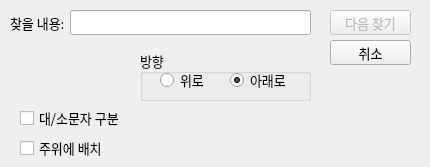
<?xml version="1.0" encoding="UTF-8"?>
<ui version="4.0">
 <class>Dialog</class>
 <widget class="QDialog" name="Dialog">
  <property name="enabled">
   <bool>true</bool>
  </property>
  <property name="geometry">
   <rect>
    <x>0</x>
    <y>0</y>
    <width>430</width>
    <height>167</height>
   </rect>
  </property>
  <property name="font">
   <font>
    <family>나눔고딕OTF</family>
    <pointsize>10</pointsize>
    <kerning>true</kerning>
   </font>
  </property>
  <property name="windowTitle">
   <string>찾기</string>
  </property>
  <property name="modal">
   <bool>false</bool>
  </property>
  <widget class="QLabel" name="label_findstr">
   <property name="geometry">
    <rect>
     <x>10</x>
     <y>10</y>
     <width>56</width>
     <height>25</height>
    </rect>
   </property>
   <property name="font">
    <font>
     <family>나눔고딕OTF</family>
     <pointsize>10</pointsize>
    </font>
   </property>
   <property name="text">
    <string>찾을 내용:</string>
   </property>
  </widget>
  <widget class="QLineEdit" name="lineEdit">
   <property name="enabled">
    <bool>true</bool>
   </property>
   <property name="geometry">
    <rect>
     <x>70</x>
     <y>10</y>
     <width>241</width>
     <height>25</height>
    </rect>
   </property>
  </widget>
  <widget class="QPushButton" name="pushButton_findnext">
   <property name="enabled">
    <bool>false</bool>
   </property>
   <property name="geometry">
    <rect>
     <x>330</x>
     <y>10</y>
     <width>81</width>
     <height>25</height>
    </rect>
   </property>
   <property name="font">
    <font>
     <family>나눔고딕OTF</family>
     <pointsize>10</pointsize>
    </font>
   </property>
   <property name="text">
    <string>다음 찾기</string>
   </property>
  </widget>
  <widget class="QPushButton" name="pushButton_cancle">
   <property name="enabled">
    <bool>true</bool>
   </property>
   <property name="geometry">
    <rect>
     <x>330</x>
     <y>40</y>
     <width>81</width>
     <height>25</height>
    </rect>
   </property>
   <property name="font">
    <font>
     <family>나눔고딕OTF</family>
     <pointsize>10</pointsize>
    </font>
   </property>
   <property name="text">
    <string>취소</string>
   </property>
  </widget>
  <widget class="QCheckBox" name="checkBox_CaseSenesitive">
   <property name="enabled">
    <bool>true</bool>
   </property>
   <property name="geometry">
    <rect>
     <x>20</x>
     <y>110</y>
     <width>111</width>
     <height>16</height>
    </rect>
   </property>
   <property name="text">
    <string>대/소문자 구분</string>
   </property>
  </widget>
  <widget class="QCheckBox" name="checkBox_2">
   <property name="geometry">
    <rect>
     <x>20</x>
     <y>140</y>
     <width>111</width>
     <height>16</height>
    </rect>
   </property>
   <property name="text">
    <string>주위에 배치</string>
   </property>
  </widget>
  <widget class="QGroupBox" name="groupBox">
   <property name="geometry">
    <rect>
     <x>140</x>
     <y>50</y>
     <width>171</width>
     <height>51</height>
    </rect>
   </property>
   <property name="title">
    <string>방향</string>
   </property>
   <widget class="QRadioButton" name="radioButton_up">
    <property name="geometry">
     <rect>
      <x>20</x>
      <y>22</y>
      <width>61</width>
      <height>16</height>
     </rect>
    </property>
    <property name="text">
     <string>위로</string>
    </property>
   </widget>
   <widget class="QRadioButton" name="radioButton_down">
    <property name="geometry">
     <rect>
      <x>90</x>
      <y>22</y>
      <width>61</width>
      <height>16</height>
     </rect>
    </property>
    <property name="tabletTracking">
     <bool>false</bool>
    </property>
    <property name="acceptDrops">
     <bool>false</bool>
    </property>
    <property name="autoFillBackground">
     <bool>false</bool>
    </property>
    <property name="text">
     <string>아래로</string>
    </property>
    <property name="checked">
     <bool>true</bool>
    </property>
   </widget>
  </widget>
 </widget>
 <resources/>
 <connections/>
</ui>
